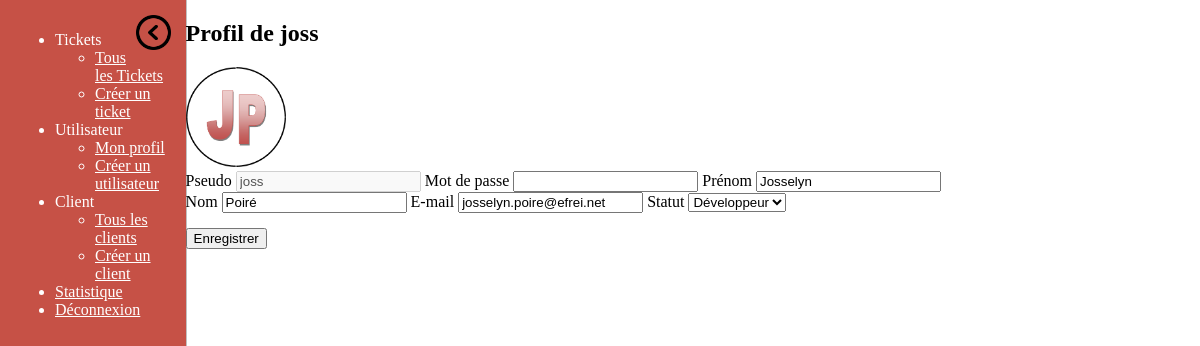
The page /profil.php (signed in) on the database as committed earlier.
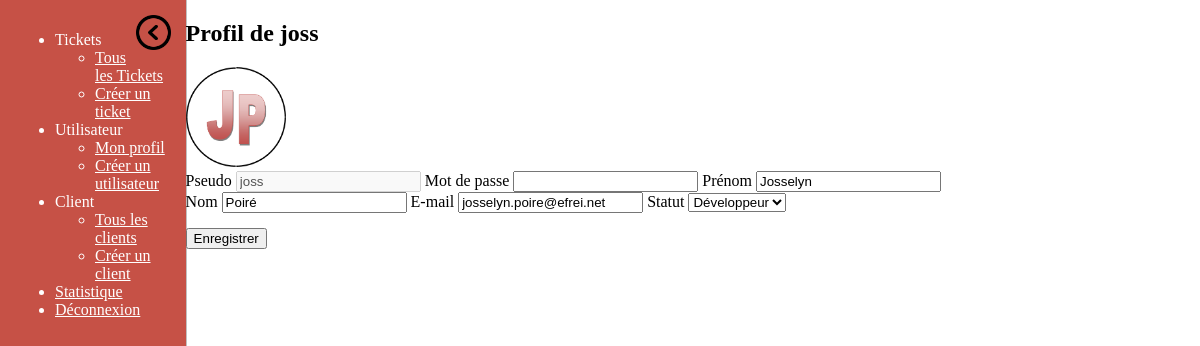
The same page on the database as committed later.
### tables this page shows
CREATE TABLE IF NOT EXISTS `user` (
  `user` varchar(20) NOT NULL,
  `mdp` varchar(255) NOT NULL,
  `prenom` varchar(30) NOT NULL,
  `nom` varchar(30) NOT NULL,
  `mail` varchar(255) NOT NULL,
  `profil` text NOT NULL,
  `del` int(11) NOT NULL DEFAULT '0',
  PRIMARY KEY (`user`)
);

### profil.php (the view, shortened to what this page needs)
<?php
	include 'connexion.php';
	$res = $bdd->query("select * from user where user='".$_SESSION['user']."'");
	$user = $res->fetch();
?>
<!DOCTYPE html>
<html>
<head>
	<link rel="stylesheet" type="text/css" href="./css/style.css">
	<link rel="stylesheet" href="http://www.iut-fbleau.fr/css/concise.min.css">
	<link rel="stylesheet" href="http://www.iut-fbleau.fr/css/concise-utils/concise-utils.min.css">
	<link rel="stylesheet" href="http://www.iut-fbleau.fr/css/concise-ui/concise-ui.min.css">
</head>
<body>
	<?php include 'menu.php'; ?>
	<section>
		<h1 class="_bb1 _mts _mbs">Profil de <?php echo $_SESSION['user']; ?></h1>
		<?php
			$img_debut = "img/d".strtolower(substr($user['prenom'], 0,1)).".png";
			$img_fin = "img/f".strtolower(substr($user['nom'], 0,1)).".png";
			echo '<img src="'.$img_debut.'" width="50px">';
			echo '<img src="'.$img_fin.'" width="50px">';
		?>
		<form method="post" action="update_profil.php">
			<label>Pseudo</label>
			<input type="text" name="user" value="<?php echo $_SESSION['user']; ?>" disabled>
			<label>Mot de passe</label>
			<input type="password" name="pass">
			<label>Prénom</label>
			<input type="text" name="prenom" value="<?php echo $user['prenom']; ?>">
			<label>Nom</label>
			<input type="text" name="nom" value="<?php echo $user['nom']; ?>">
			<label>E-mail</label>
			<input type="mail" name="mail" value="<?php echo $user['mail']; ?>">
			<label>Statut</label>
			<select name="profil">
            	<option value="Developpeur" <?php if($user['profil'] == "Developpeur") { echo "selected";} ?>>Développeur</option>
        	</select>
        	<br>
			<input type="submit" value="Enregistrer" style="margin-top: 15px;">
		</form>
	</section>
</body>
</html>

### menu.php
<?php
	echo '<nav class="menu" id="menu">
		<img src="./img/back.png" alt="retour" width="35px" style="float: right; cursor: pointer" onclick="moins()" id="moins">
		<img src="./img/forward.png" alt="retour" width="35px" style="position: relative; left: 50%; cursor: pointer" onclick="plus()" id="plus">
		<ul style="top: 15px"  class="elem">
			<li  class="elem">
				Tickets
				<ul  class="elem" id="tick">
					<li  class="elem"><a href="tous_ticket.php" style="color: white">Tous les Tickets</a></li>
					<li  class="elem"><a href="new_tick.php" style="color: white">Créer un ticket</a></li>
				</ul>
			</li>
			<li  class="elem">
				Utilisateur
				<ul class="elem" id="util">
					<li class="elem"><a href="profil.php?user='.$_SESSION['user'].'" style="color: white">Mon profil</a></li>
					<li class="elem"><a href="create_user.php" style="color: white">Créer un utilisateur</a></li>
				</ul>
			</li>
			<li class="elem">
				Client
				<ul class="elem">
					<li><a href="tous_client.php" style="color: white">Tous les clients</a></li>
					<li><a href="create_client.php" style="color: white">Créer un client</a></li>
				</ul>
			</li>
			<li class="elem">
				<a href="stat.php" style="color: white"> Statistique</a>
			</li>
			<li class="elem">
				<a href="deco.php" style="color: white">Déconnexion</a>
			</li>
		</ul>
	</nav>';
?>

### css/style.css (style rules this page uses)
nav.menu { width: 13%; position: fixed; left: 0px; top: 0px; height: 100%; padding: 15px; background-color: #c65146; color: white; border-right: 1px silver solid; }
section { width: 64%; position: relative; top: 0px; left: 15%; }

Rows that differ between the two databases and show on the page:
changed user "Josselyn": profil (not shown) → "Développeur"
Other text that changed with them:
form field profil: "Développeur" → (not shown)
